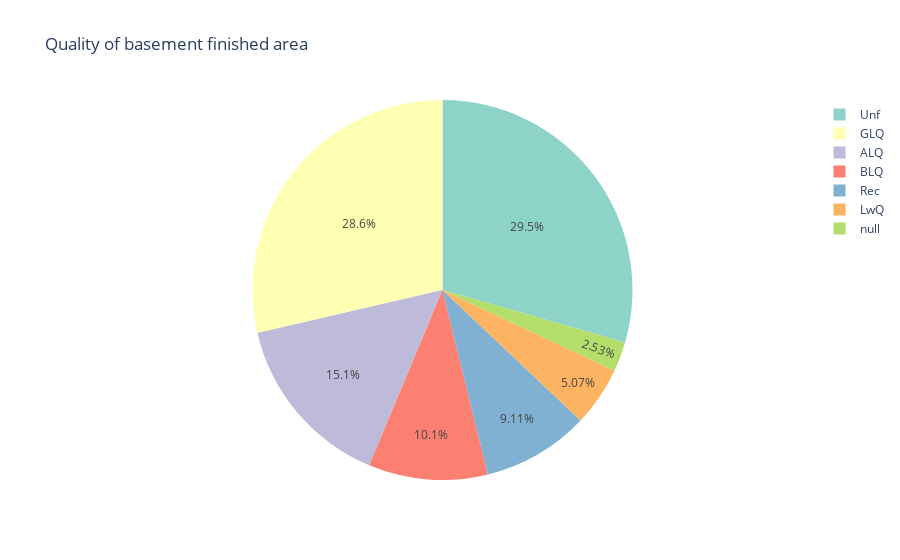

Notebook source saved alongside this figure:
### Markdown cell above
- ## **Quality of basement finished area**

### Code cell
fig = px.pie(train, names = "BsmtFinType1", title = "Quality of basement finished area", color_discrete_sequence=px.colors.qualitative.Set3)
fig.show("png")

### Figure 1 — Plotly figure (JSON) as saved in the notebook; plotly's stock layout.template omitted (floating-point values rounded to 4 significant figures; data arrays with more than 128 entries replaced by an {"elided": "..."} marker saying what was removed)
{"data": [{"domain": {"x": [0, 1], "y": [0, 1]}, "hovertemplate": "BsmtFinType1=%{label}<extra></extra>", "labels": {"elided": "1460 str values"}, "legendgroup": "", "name": "", "showlegend": true, "type": "pie"}], "layout": {"legend": {"tracegroupgap": 0}, "piecolorway": ["rgb(141,211,199)", "rgb(255,255,179)", "rgb(190,186,218)", "rgb(251,128,114)", "rgb(128,177,211)", "rgb(253,180,98)", "rgb(179,222,105)", "rgb(252,205,229)", "rgb(217,217,217)", "rgb(188,128,189)", "rgb(204,235,197)", "rgb(255,237,111)"], "title": {"text": "Quality of basement finished area"}}}
